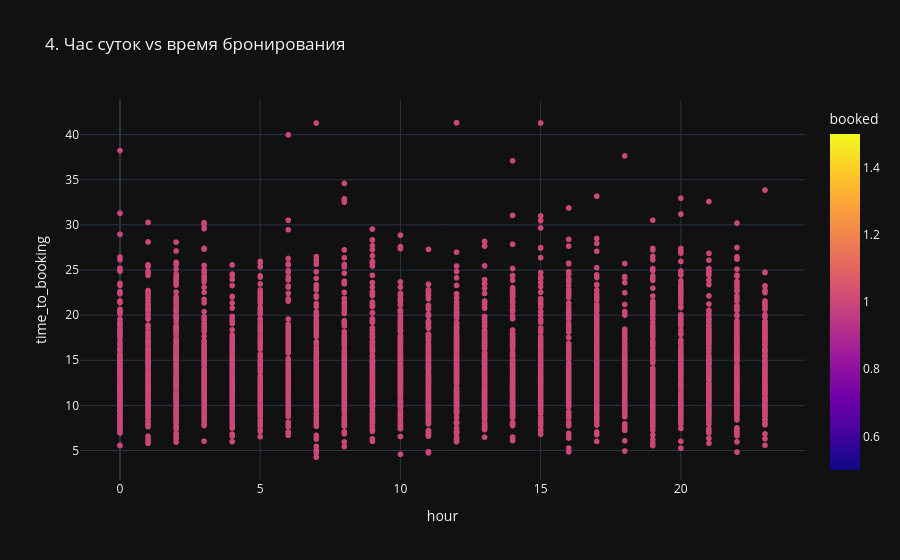

The code cell stored with this chart in its notebook:
### Code cell
fig4 = px.scatter(df_ab.dropna(), x='hour', y='time_to_booking', color='booked',
                  title='4. Час суток vs время бронирования')
fig4.show()

### Figure 1 — Plotly figure (JSON) as saved in the notebook; plotly's stock layout.template omitted (floating-point values rounded to 4 significant figures; data arrays with more than 128 entries replaced by an {"elided": "..."} marker saying what was removed)
{"data": [{"hovertemplate": "hour=%{x}<br>time_to_booking=%{y}<br>booked=%{marker.color}<extra></extra>", "legendgroup": "", "marker": {"color": {"elided": "3662 int values"}, "coloraxis": "coloraxis", "symbol": "circle"}, "mode": "markers", "name": "", "showlegend": false, "x": {"elided": "3662 int values"}, "xaxis": "x", "y": {"elided": "3662 float values"}, "yaxis": "y", "type": "scattergl"}], "layout": {"xaxis": {"anchor": "y", "domain": [0.0, 1.0], "title": {"text": "hour"}}, "yaxis": {"anchor": "x", "domain": [0.0, 1.0], "title": {"text": "time_to_booking"}}, "coloraxis": {"colorbar": {"title": {"text": "booked"}}, "colorscale": [[0.0, "#0d0887"], [0.1111, "#46039f"], [0.2222, "#7201a8"], [0.3333, "#9c179e"], [0.4444, "#bd3786"], [0.5556, "#d8576b"], [0.6667, "#ed7953"], [0.7778, "#fb9f3a"], [0.8889, "#fdca26"], [1.0, "#f0f921"]]}, "legend": {"tracegroupgap": 0}, "title": {"text": "4. Час суток vs время бронирования"}}}
